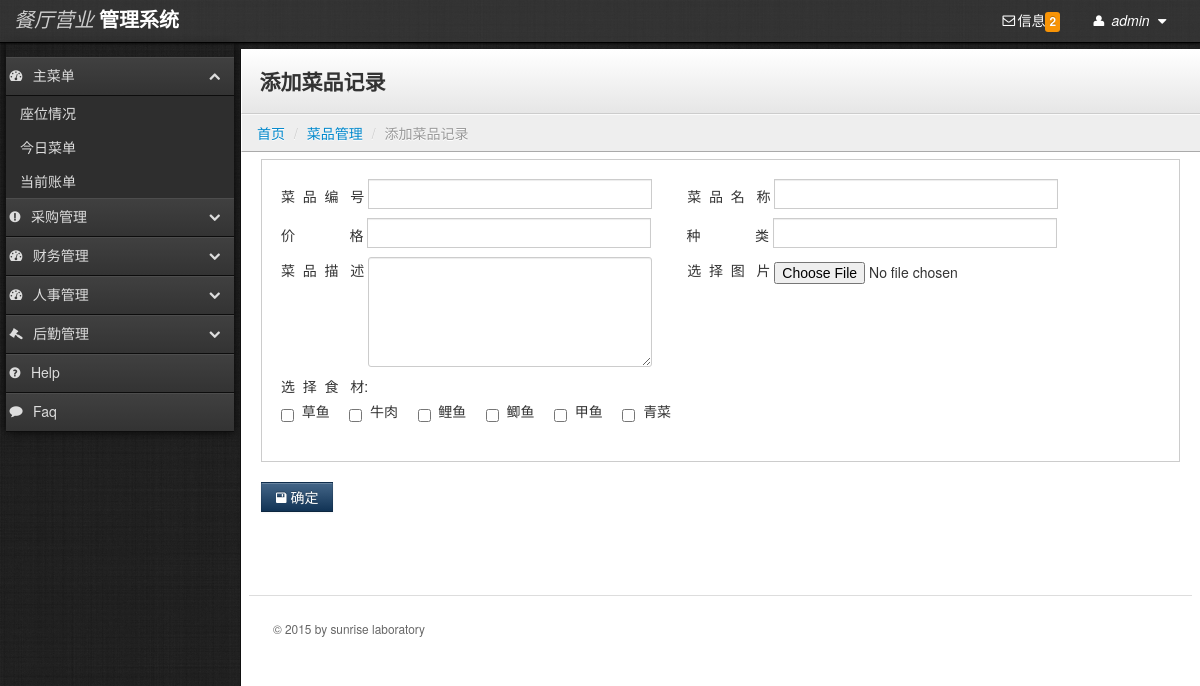
Screenshot of /newRes/add_foodinfo.php (signed in) with the database file from the repository.
### tables this page shows
CREATE TABLE `ingredients` (
  `ingredientsID` bigint(20) NOT NULL,
  `ingredientName` varchar(50) NOT NULL,
  `price` float(20,2) NOT NULL,
  `number` float(20,2) NOT NULL,
  `description` varchar(100) default NULL,
  PRIMARY KEY  (`ingredientsID`)
);

### newRes/add_foodinfo.php (the view, shortened to what this page needs)
<?php
include "conn/conn.php";
?>
<?php
$select="select * from ingredients";
$query=mysql_query($select,$conn) or die(mysql_error());
?>
<?php include("boot.php");?>
    <div class="content">
        <div class="header">
            <h1 class="page-title">添加菜品记录</h1>
        </div>
                <ul class="breadcrumb">
            <li><a href="index.php">首页</a> <span class="divider">/</span></li>
            <li><a href="staffinfo.php">菜品管理</a> <span class="divider">/</span></li>
            <li class="active">添加菜品记录</li>
        </ul>
        <div class="container-fluid">
            <div class="row-fluid">
<div class="well">
    <div id="myTabContent" class="tab-content">
      <div class="tab-pane active in" id="home">
    <form name="foodinfo" method="post" action="add_foodinfo_ok.php" enctype="multipart/form-data">
        <label>菜&nbsp;&nbsp;品&nbsp;&nbsp;编&nbsp;&nbsp;&nbsp;号</label>
        <input type="text" name="id" class="input-xlarge">
        <label>菜&nbsp;&nbsp;品&nbsp;&nbsp;名&nbsp;&nbsp;&nbsp;称</label>
        <input type="text" name="name" class="input-xlarge">
        <br/>
        <label>价&nbsp;&nbsp;&nbsp;&nbsp;&nbsp;&nbsp;&nbsp;&nbsp;&nbsp;&nbsp;&nbsp;&nbsp;&nbsp;&nbsp;格</label>
        <input type="text" name="price" class="input-xlarge">
      	<label>种&nbsp;&nbsp;&nbsp;&nbsp;&nbsp;&nbsp;&nbsp;&nbsp;&nbsp;&nbsp;&nbsp;&nbsp;&nbsp;&nbsp;类</label>
        <input type="text" name="type" class="input-xlarge">
        <br/>
        <label>菜&nbsp;&nbsp;品&nbsp;&nbsp;描&nbsp;&nbsp;&nbsp;述</label>
        <textarea name="desc" rows="5" class="input-xlarge">
        </textarea>
        <label>选&nbsp;&nbsp;择&nbsp;&nbsp;图&nbsp;&nbsp;&nbsp;片</label>
        <input type="file" name="uploadfile" onchange="load();" id="picture"/>
        <br/>
        <label>选&nbsp;&nbsp;择&nbsp;&nbsp;食&nbsp;&nbsp;&nbsp;材:</label>
        <br/>
        <?php
              while($array=mysql_fetch_array($query)){
        ?>
              <input type="checkbox" name="select[]" value="<?php echo $array[ingredientsID];?>">&nbsp;&nbsp;<?php echo $array[ingredientName]?>&nbsp;&nbsp;&nbsp;&nbsp;
        <?php
            }
        ?>
      </div>
  </div>
</div>
<div class="btn-toolbar">
    <button class="btn btn-primary" onClick="return TianJia(form)" value="ok"><i class="icon-save"></i> 确定</button>
</div>
                    <footer>
                        <hr>
                        <p>&copy; 2015 by sunrise laboratory </p>
                    </footer>
            </div>
        </div>
    </div>

### newRes/stylesheets/theme.css (style rules this page uses)
body { background: #222; background-image: url('../images/black-Linen.png'); background-position: initial initial; background-repeat: initial initial; margin: 0px; padding: 0px; }
h1 { margin-top: 0px; color: #eee; }
hr { border-top: 1px solid #ddd; border-bottom: 1px solid #fff; }
.content { min-width: 400px; position: relative; min-height: 800px; background: #fff; margin-left: 240px; margin-top: 6px; border-left: 1px solid #000000; border-left: 1px solid #111; }
.header { background: #ffffff; background: #ffffff; background: -webkit-gradient(linear, left bottom, left top, color-stop(0, #e6e6e6), color-stop(1, #ffffff)); background: -ms-linear-gradient(bottom, #e6e6e6, #ffffff); background: -moz-linear-gradient(center bottom, #e6e6e6 0%, #ffffff 100%); background: -o-linear-gradient(bottom, #e6e6e6, #ffffff); filter: progid:dximagetransform.microsoft.gradient(startColorStr='#e6e6e6', EndColorStr='#ffffff'); -ms-filter: "progid:DXImageTransform.Microsoft.gradient(startColorStr='#ffffff',EndColorStr='#e6e6e6')"; border-bottom: 1px solid #cccccc; border-top: 1px solid #ffffff; border-left: 1px solid #ffffff; padding: 0em 1.25em; }
.header h1 { margin: 1em 0em; padding: 0em; line-height: 1em; font-size: 1.5em; color: #eee; color: #333; }
.breadcrumb { -webkit-box-shadow: none; -moz-box-shadow: none; box-shadow: none; -webkit-border-radius: 0px; -moz-border-radius: 0px; border-radius: 0px; -moz-background-clip: padding; -webkit-background-clip: padding-box; background-clip: padding-box; background: #eee; border-bottom: 1px solid #aaa; border-top: 1px solid #fafafa; border-left: 1px solid #fff; margin-bottom: .5em; }
footer { padding: 1em; margin-top: 4em; color: #666; font-size: .85em; line-height: 1.3em; }
footer hr { margin: 2em -2em; }
.btn { -webkit-border-radius: 0px; -moz-border-radius: 0px; border-radius: 0px; }
.btn-primary { background-color: #113355; background-image: -webkit-gradient(linear, 0 0, 0 100%, from(#446688), to(#113355)); background-image: -webkit-linear-gradient(top, #446688, #113355); background-image: -o-linear-gradient(top, #446688, #113355); background-image: linear-gradient(to bottom, #446688, #113355); background-image: -moz-linear-gradient(top, #446688, #113355); filter: progid:dximagetransform.microsoft.gradient(startColorStr='#446688', EndColorStr='#113355'); -ms-filter: "progid:DXImageTransform.Microsoft.gradient(startColorStr='#446688',EndColorStr='#113355')"; }
.well { background-color: #fff; border: 1px solid #ccc; -webkit-box-shadow: 1px 1px 0px #ffffff; -moz-box-shadow: 1px 1px 0px #ffffff; box-shadow: 1px 1px 0px #ffffff; -webkit-border-radius: 0px; -moz-border-radius: 0px; border-radius: 0px; -moz-background-clip: padding; -webkit-background-clip: padding-box; background-clip: padding-box; }
input[type="text"], input[type="password"] { -webkit-border-radius: 0px; -moz-border-radius: 0px; border-radius: 0px; -moz-background-clip: padding; -webkit-background-clip: padding-box; background-clip: padding-box; }

### newRes/add_foodinfo.php (style rules this page uses)
label { display:inline-block; }

### rows the page displays
ingredients: ingredientName "草鱼"
ingredients: ingredientName "牛肉"
ingredients: ingredientName "鲤鱼"
ingredients: ingredientName "鲫鱼"
ingredients: ingredientName "甲鱼"
ingredients: ingredientName "青菜"

### other values shown
$arrayDealTFNum['count'] "2"
